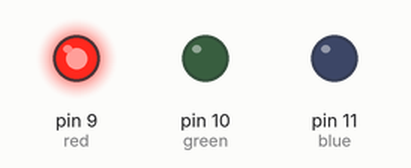
Bench run of a sketch on a simulated Arduino Uno, built with avr-gcc and run on an emulated ATmega328P. Parts: output pins drawn as LEDs (lit = HIGH).

Above: at 0.2 s.
At 1.2 s:
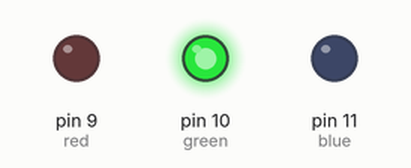
At 1.7 s:
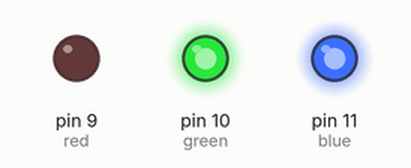
At 2.2 s:
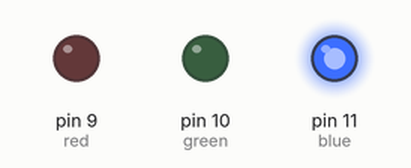
At 3.2 s:
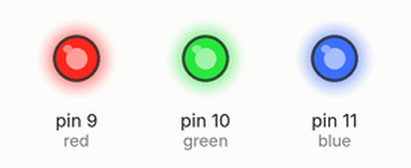
At 4.7 s:
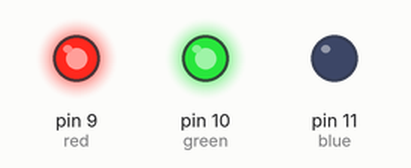
Timing chart, 0 to 5.2 s (numbered marks = the images above):
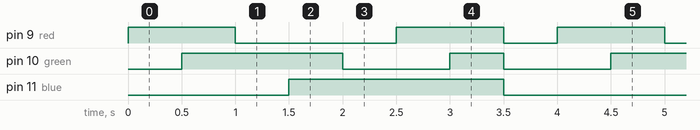

The sketch:

color_mixing.ino
```cpp
int red = 9;
int green = 10;
int blue = 11;

void setup() {
  pinMode(red, OUTPUT);
  pinMode(green, OUTPUT);
  pinMode(blue, OUTPUT);
}
void loop() {
  colorMix(1,0,0);
  delay(500);
  colorMix(1,0,1);
  delay(500);
  colorMix(0,0,1);
  delay(500);
  colorMix(0,1,1);
  delay(500);
  colorMix(0,1,0);
  delay(500);
  colorMix(1,1,0);
  delay(500);
  colorMix(1,1,1);
  delay(500);
  colorMix(0,0,0);
  delay(500);}
void colorMix(bool redColor,bool blueColor,bool greenColor)
{
  digitalWrite(red,redColor);
  digitalWrite(blue,blueColor);
  digitalWrite(green,greenColor);
}
```

Measured:
- by itself, pin 9 (red): repeats every 4.0 s: LOW 1.5 s, HIGH 1.0 s, LOW 0.50 s, HIGH 1.0 s
- by itself, pin 10 (green): repeats every 4.0 s: LOW 1.0 s, HIGH 0.50 s, LOW 1.0 s, HIGH 1.5 s
- by itself, pin 11 (blue): alternates HIGH for 2.0 s and LOW for 2.0 s
